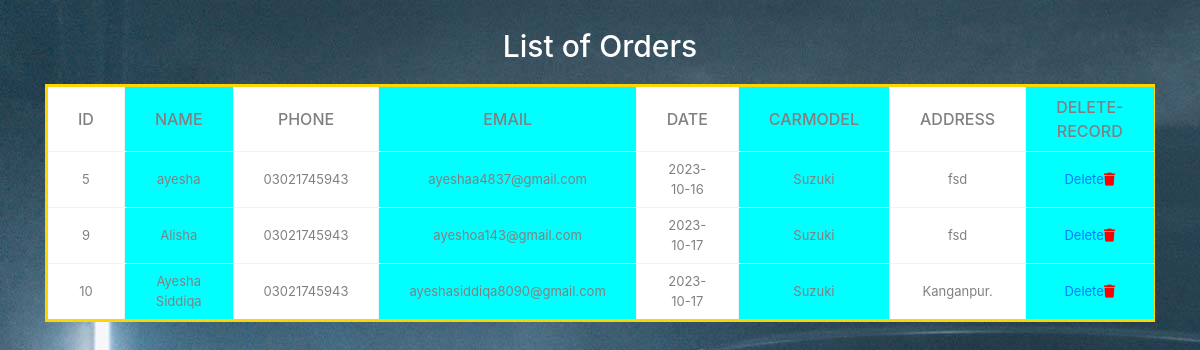
/SpeedoCarwashSystem/display1.php, run on the app's committed database.
### tables this page shows
CREATE TABLE `booknow` (
  `id` int(250) NOT NULL,
  `name` text NOT NULL,
  `phone` varchar(12) NOT NULL,
  `email` varchar(50) NOT NULL,
  `date` date NOT NULL,
  `carmodel` varchar(50) NOT NULL,
  `address` varchar(100) NOT NULL
);

### SpeedoCarwashSystem/display1.php (the view, shortened to what this page needs)
<!DOCTYPE html>
<html lang="en">
<head>
    <link rel="stylesheet" href="https://cdn.jsdelivr.net/npm/bootstrap@4.6.2/dist/css/bootstrap.min.css">
  <link rel="stylesheet" type="text/css" href="https://cdnjs.cloudflare.com/ajax/libs/font-awesome/6.4.0/css/all.min.css">
  <link rel="stylesheet" href="path/to/font-awesome/css/font-awesome.min.css">
</head>
<body>
    <br><br>
    <div class="main-div">
        <h1>List of Orders</h1>
        <div class="container">
            <div class="table-responsive">
                <table width="100%">
                    <tr>
                        <th>ID</th>
                       <th>Name</th>
                        <th>Phone</th>
                        <th>Email</th>
                        <th>Date</th>
                        <th>CarModel</th>
                        <th>Address</th>
                        <th>Delete-Record</th>
                    </tr>
                    <tbody>
                    <?php
                      include 'config.php';
                      $selectquery = "select * from booknow";
                      $query=mysqli_query($mysqli,$selectquery);
                      while($res=mysqli_fetch_array($query)){
                      ?>
                      <tr>
                            <td><?php echo $res['id']; ?></td>
                            <td><?php  echo $res['name']; ?></td>
                            <td><?php  echo $res['phone'];  ?></td>
                            <td><?php  echo $res['email'];  ?></td>
                            <td><?php  echo $res['date'];  ?></td>
                            <td><?php echo $res['carmodel']; ?></td>
                            <td><?php echo $res['address']; ?></td>
                            <td><a href="delete1.php?id=<?php echo $res['id']; ?>" data-bs-toggle="tooltip" title="Delete">
                              Delete<i class="fa-solid fa-trash"></i></a></td>
                      </tr>
                      <?php
                       }
                       ?>
                    </tbody>
                </table>
            </div>
        </div>
    </div>
</body>
</html>

### SpeedoCarwashSystem/display1.php (style rules this page uses)
body { background-image: url('images/back.jpg'); }
tr :nth-child(even) { background-color: aqua; }
h1 { font-size: 30px; color: white; text-align: center; margin-top: -20px; margin-bottom: 20px; }
table { border-collapse: collapse; background-color: #fff; box-shadow: 0 10px 20px 0 rgba(0,0,0,0,.30); border-radius: 10px; border-color: #FBD504; border-style: solid; margin: auto; }
th, td { border: 1px solid #f2f2f2; padding: 8px 30px; text-align: center; color: gray; }
th { text-transform: uppercase; font-weight: 500; }
td { font-size: 13px; }
.fa-trash { color:#ff0000; }

### data on the page
booknow: id "5", name "ayesha", phone "03021745943", email "ayeshaa4837@gmail.com", date "2023-10-16", carmodel "Suzuki", address "fsd"
booknow: id "9", name "Alisha", phone "03021745943", email "ayeshoa143@gmail.com", date "2023-10-17", carmodel "Suzuki", address "fsd"
booknow: id "10", name "Ayesha Siddiqa", phone "03021745943", email "ayeshasiddiqa8090@gmail.com", date "2023-10-17", carmodel "Suzuki", address "Kanganpur."
